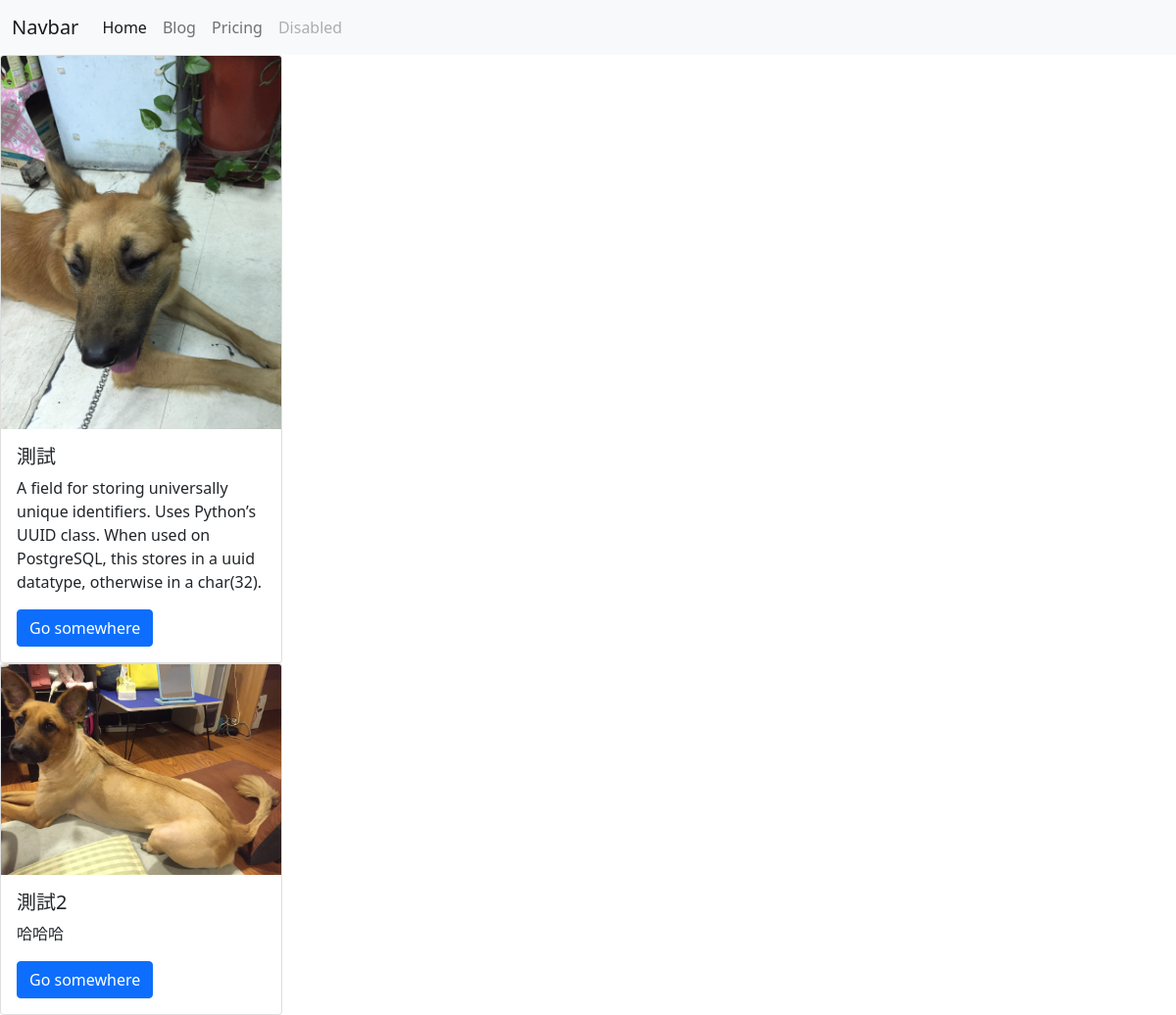
The page / on the database its author committed.
### profolio/models.py (models this page shows)
class Project(models.Model):
    title = models.CharField(max_length=100)
    description = models.CharField(max_length=255)
    image = models.ImageField(upload_to='profolio/images/')
    url = models.URLField(blank=True)

### profolio/views.py (the view)
# urls.py: 2. Add a URL to urlpatterns:  path('', views.home, name='home')
def home(request):
    projects = Project.objects.all()
    return render(request, 'porfolio/home.html', {'projects':projects})

### profolio/templates/porfolio/home.html
{% extends 'porfolio/base.html' %}
{%  block content %}
{% for project in projects %}
<div class="card" style="width: 18rem;">
  <img src="{{ project.image.url }}" class="card-img-top" alt="...">
  <div class="card-body">
    <h5 class="card-title">{{ project.title }}</h5>
    <p class="card-text">{{ project.description }}</p>
    {% if project.url %}
        <a href="{{ project.url }}" class="btn btn-primary">Go somewhere</a>
    {% endif %}
  </div>
</div>
{% endfor %}
{% endblock %}

### profolio/templates/porfolio/base.html (shortened to what this page needs)
<!doctype html>
<html lang="en">
  <head>
    <link href="https://cdn.jsdelivr.net/npm/bootstrap@5.0.1/dist/css/bootstrap.min.css" rel="stylesheet">
  </head>
  <body>
  <nav class="navbar navbar-expand-lg navbar-light bg-light">
  <div class="container-fluid">
    <a class="navbar-brand" href="#">Navbar</a>
    <div class="collapse navbar-collapse" id="navbarNav">
      <ul class="navbar-nav">
        <li class="nav-item">
          <a class="nav-link active" aria-current="page" href="{% url 'home' %}">Home</a>
        </li>
        <li class="nav-item">
          <a class="nav-link" href="{% url 'blog:all_blogs' %}">Blog</a>
        </li>
        <li class="nav-item">
          <a class="nav-link" href="#">Pricing</a>
        </li>
        <li class="nav-item">
          <a class="nav-link disabled" href="#" tabindex="-1" aria-disabled="true">Disabled</a>
        </li>
      </ul>
    </div>
  </div>
</nav>
    {% block content %} {% endblock %}
  </body>
</html>

### rows shown on the page
Project: image (picture), title "測試", description "A field for storing universally unique identifiers. Uses Python’s UUID class. When used on PostgreSQL, this stores in a uuid datatype, otherwise in a char(32)."
Project: image (picture), title "測試2", description "哈哈哈"
